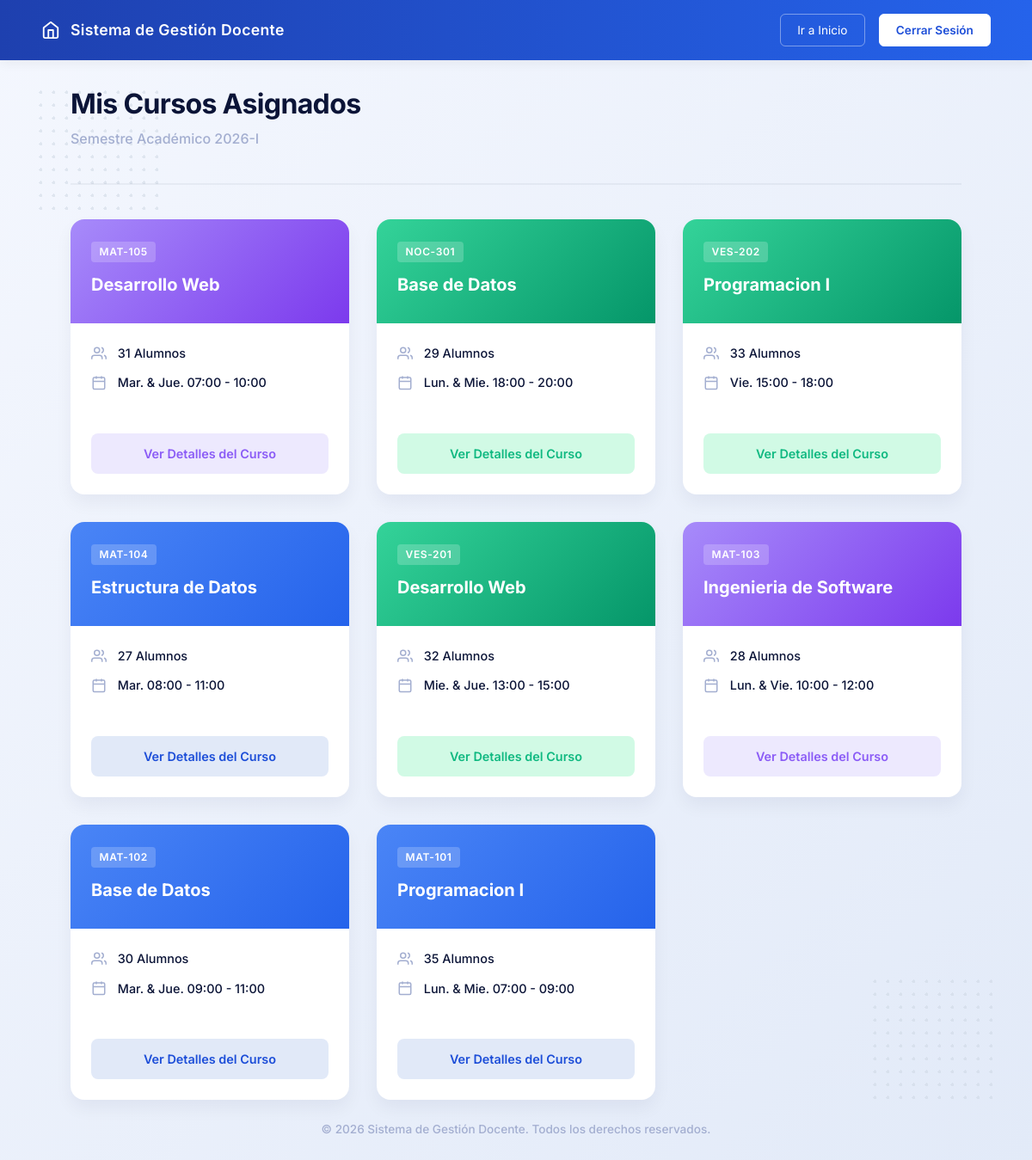
Screenshot of /routes/cursos.php with the database file from the repository.
### tables this page shows
CREATE TABLE cursos (
    id_curso INT(11) NOT NULL AUTO_INCREMENT,
    id_docente INT(11) NOT NULL,
    id_asignatura INT(11) NOT NULL,
    paralelo VARCHAR(10) NOT NULL,
    nombre VARCHAR(100) NOT NULL,
    horario VARCHAR(100) NOT NULL,
    descripcion VARCHAR(200) NOT NULL,
    cantidad_alumnos INT(11) NOT NULL DEFAULT 0,
    fecha_modificacion TIMESTAMP NOT NULL DEFAULT CURRENT_TIMESTAMP,
    fecha_creacion TIMESTAMP NOT NULL DEFAULT CURRENT_TIMESTAMP,
    estado ENUM('activo','inactivo') NOT NULL DEFAULT 'activo',

    PRIMARY KEY(id_curso),

    CONSTRAINT fk_curso_docente
        FOREIGN KEY(id_docente)
        REFERENCES docentes(id_docente),

    CONSTRAINT fk_curso_asignatura
        FOREIGN KEY(id_asignatura)
        REFERENCES asignaturas(id_asignatura)

);

### config/Conexion.php (called while the page is built)
<?php
class Conexion
{
    private static $conexion = null;
    public static function conectar()
    {
        if (self::$conexion == null) {
            try {
                self::$conexion = new PDO(
                    "mysql:host=localhost;port=3306;dbname=gestion_docentes_db;charset=utf8",
                    "root",
                    ""
                );
                self::$conexion->setAttribute(
                    PDO::ATTR_ERRMODE,
                    PDO::ERRMODE_EXCEPTION
                );
                self::$conexion->setAttribute(
                    PDO::ATTR_DEFAULT_FETCH_MODE,
                    PDO::FETCH_ASSOC
                );
            } catch (PDOException $e) {
                die("Error de conexión: " . $e->getMessage());
            }
        }
        return self::$conexion;
    }
}

### app/modelos/DocenteModelo.php (called while the page is built, shortened)
<?php
require_once 'config/Conexion.php';
class DocenteModelo
{
    private $conexion;
    public function __construct()
    {
        $this->conexion = Conexion::conectar();
    }
    public function buscarPorCedula($cedula)
    {
        $sql = "SELECT id_docente, cedula, primer_nombre, segundo_nombre, primer_apellido, segundo_apellido, fecha_creacion, especialidad, estado
                FROM docentes
                WHERE cedula = :cedula";
        $stmt = $this->conexion->prepare($sql);
        $stmt->execute([':cedula' => $cedula]);
        return $stmt->fetch(PDO::FETCH_ASSOC);
    }
}

### app/modelos/CursoModelo.php (called while the page is built, shortened)
<?php
require_once 'config/Conexion.php';
class CursoModelo
{
    private $conexion;
    public function __construct()
    {
        $this->conexion = Conexion::conectar();
    }
    public function listar(?int $id_docente = null)
    {
        $stmt = '';
        if (!$id_docente) {
            $sql = "SELECT c.id_curso, CONCAT(d.primer_nombre, ' ', d.primer_apellido) as docente,
                a.nombre as asignatura, c.nombre, c.paralelo, c.descripcion,
                c.paralelo, c.horario, c.cantidad_alumnos, c.fecha_creacion,
                c.fecha_modificacion, c.estado
                FROM cursos c
                JOIN docentes d ON c.id_docente = d.id_docente
                JOIN asignaturas a ON c.id_asignatura = a.id_asignatura
                ORDER BY c.id_curso DESC";
          $stmt = $this->conexion->query($sql);
        }
        return $stmt->fetchAll(PDO::FETCH_ASSOC);
    }
}

### app/vistas/curso/curso_listado.php (the view, shortened to what this page needs)
<?php
$menu = [
    "ruta" => "inicio",
    "nombre" => "Inicio"
];
require_once __DIR__."/../layout/header.php";
?>
    <div class="dot-pattern top-left"></div>
    <div class="dot-pattern bottom-right"></div>
    <main class="main-container content-align-top">
        <header class="section-header">
            <div>
                <h1 class="page-title">Mis Cursos Asignados</h1>
                <p class="page-subtitle">Semestre Académico 2026-I</p>
            </div>
        </header>
        <div class="course-list-grid">
            <?php foreach ($cursos as $curso):
              $colores = ["purple", "teal", "blue"];
              $colorId = random_int(0, count($colores) - 1);
              $colorSeleccionado = $colores[$colorId];
            ?>
            <div class="course-card">
                <div class="course-header bg-<?= $colorSeleccionado ?>">
                    <span class="course-code"><?php echo htmlspecialchars($curso['paralelo']); ?></span>
                    <h3><?php echo htmlspecialchars($curso['nombre']); ?></h3>
                </div>
                <div class="course-body">
                    <div class="course-info">
                        <div class="info-item">
                            <svg width="18" height="18" viewBox="0 0 24 24" fill="none" stroke="currentColor" stroke-width="2"><path d="M17 21v-2a4 4 0 0 0-4-4H5a4 4 0 0 0-4 4v2"/><circle cx="9" cy="7" r="4"/><path d="M23 21v-2a4 4 0 0 0-3-3.87"/><path d="M16 3.13a4 4 0 0 1 0 7.75"/></svg>
                            <span><?php echo htmlspecialchars($curso['cantidad_alumnos']); ?> Alumnos</span>
                        </div>
                        <div class="info-item">
                            <svg width="18" height="18" viewBox="0 0 24 24" fill="none" stroke="currentColor" stroke-width="2"><rect x="3" y="4" width="18" height="18" rx="2" ry="2"/><line x1="16" y1="2" x2="16" y2="6"/><line x1="8" y1="2" x2="8" y2="6"/><line x1="3" y1="10" x2="21" y2="10"/></svg>
                            <span><?php echo htmlspecialchars($curso['horario']); ?></span>
                        </div>
                    </div>
                </div>
                <div class="course-footer" style=" display: flex; flex-direction: column; gap: 10px;">
                    <a href="/gestion-docentes-web/cursos?accion=buscar&id_curso=<?= htmlspecialchars($curso['id_curso']) ?>"
                        class="btn-full btn-<?= $colorSeleccionado ?>">
                        Ver Detalles del Curso
                    </a>
                </div>
            </div>
        <?php endforeach; ?>
        </div>
    </main>
<?php require_once __DIR__."/../layout/footer.php" ?>

### routes/cursos.php (shortened to what this page needs)
<?php
$accion = $_GET["accion"] ?? "listar";
require_once __DIR__."/../app/controladores/CursoControlador.php";
$controlador = new CursoControlador();
switch ($accion) {
    case "listar":
        $controlador->listar();
        break;
}

### app/controladores/CursoControlador.php (shortened to what this page needs)
<?php
require_once __DIR__.'/../modelos/CursoModelo.php';
require_once __DIR__.'/../modelos/DocenteModelo.php';
class CursoControlador
{
    private CursoModelo $cursoModelo;
    private DocenteModelo $docenteModelo;
    public function __construct() {
        $this->cursoModelo = new CursoModelo();
        $this->docenteModelo = new DocenteModelo();
    }
    public function listar()
    {
        $usuario_session = $_SESSION["usuario"];
        if (strcmp($usuario_session["rol"], "administrador") != 0) {
            $docente = $this->docenteModelo->buscarPorCedula($usuario_session["cedula"]);
            $cursos = $this->cursoModelo->listar($docente["id_docente"]);
            require_once "app/vistas/curso/curso_listado.php";
        }
        else {
            $cursos = $this->cursoModelo->listar();
            require_once "app/vistas/curso/curso_listado_admin.php";
        }
    }
}

### app/vistas/layout/header.php (shortened to what this page needs)
<!DOCTYPE html>
<html lang="es">
<head>
    <link href="https://cdn.jsdelivr.net/npm/bootstrap@5.3.8/dist/css/bootstrap.min.css" rel="stylesheet">
    <link rel="stylesheet" href="<?= BASE_URL ?>/public/css/style.css?v=2">
</head>
<body class="home-body content-page">
    <nav class="navbar">
        <div class="nav-brand">
            <svg width="22" height="22" viewBox="0 0 24 24" fill="none" stroke="currentColor" stroke-width="2" stroke-linecap="round" stroke-linejoin="round"><path d="M3 9l9-7 9 7v11a2 2 0 0 1-2 2H5a2 2 0 0 1-2-2z"></path><polyline points="9 22 9 12 15 12 15 22"></polyline></svg>
            <span>Sistema de Gestión Docente</span>
        </div>
        <div class="nav-actions">
            <?php if (isset($menu)): ?>
                <a href="<?= BASE_URL ?>/<?= htmlspecialchars($menu['ruta']) ?>" class="btn-outline">Ir a <?= htmlspecialchars($menu["nombre"]) ?></a>
            <?php endif; ?>
            <a href="<?= BASE_URL ?>/auth?accion=logout" class="btn-white">Cerrar Sesión</a>
        </div>
    </nav>

### app/vistas/layout/footer.php (shortened to what this page needs)
    <footer class="footer mt-auto">
        <p>&copy; 2026 Sistema de Gestión Docente. Todos los derechos reservados.</p>
    </footer>
</body>
</html>

### public/css/style.css (style rules this page uses)
:root { --bg-gradient-start: #F4F7FE; --bg-gradient-end: #E2EAF8; --text-dark: #0B1437; --text-gray: #A3AED0; --card-bg: #FFFFFF; --border-color: #E2E8F0; --c-blue-light: #E1E9F8; --c-blue-main: #4361EE; --c-primary-light: #4A85F6; --c-primary-main: #1D4ED8; --c-teal-light: #D1FAE5; --c-teal-main: #10B981; --c-purple-light: #EDE9FE; --c-purple-main: #8B5CF6; --c-orange-light: #fef5e9; --c-orange-main: #f6975c; }
* { margin: 0; padding: 0; box-sizing: border-box; font-family: 'Inter', sans-serif; }
.home-body { background: linear-gradient(135deg, var(--bg-gradient-start) 0%, var(--bg-gradient-end) 100%); min-height: 100vh; display: flex; flex-direction: column; position: relative; }
.navbar { background: linear-gradient(90deg, #1E40AF 0%, #2563EB 100%); color: #FFFFFF; padding: 1rem 3rem; display: flex; justify-content: space-between; align-items: center; box-shadow: 0 4px 12px rgba(0, 0, 0, 0.05); z-index: 20; }
.nav-brand { display: flex; align-items: center; gap: 0.75rem; font-weight: 600; font-size: 1.1rem; letter-spacing: 0.02em; }
.nav-actions { display: flex; gap: 1rem; align-items: center; }
.btn-outline { background-color: transparent; color: #FFFFFF; border: 1px solid rgba(255, 255, 255, 0.4); padding: 0.5rem 1.2rem; text-decoration: none; font-size: 0.85rem; border-radius: 6px; transition: all 0.3s ease; }
.btn-white { background-color: #FFFFFF; color: var(--c-primary-main); border: 1px solid #FFFFFF; padding: 0.5rem 1.2rem; text-decoration: none; font-size: 0.85rem; font-weight: 600; border-radius: 6px; transition: all 0.3s ease; }
.main-container { flex: 1; width: 100%; max-width: 1100px; margin: 0 auto; padding: 0 2rem; position: relative; z-index: 10; display: flex; flex-direction: column; justify-content: center; }
.content-align-top { justify-content: flex-start !important; padding-top: 2rem !important; }
.dot-pattern { position: absolute; width: 150px; height: 150px; background-image: radial-gradient(circle, #CBD5E1 2px, transparent 2px); background-size: 15px 15px; opacity: 0.5; z-index: 1; }
.top-left { top: 100px; left: 40px; }
.bottom-right { bottom: 80px; right: 40px; }
.section-header { display: flex; justify-content: space-between; align-items: flex-end; margin-bottom: 2.5rem; border-bottom: 2px solid rgba(11, 20, 55, 0.05); padding-bottom: 1.5rem; }
.page-title { font-size: 2rem; font-weight: 700; color: var(--text-dark); letter-spacing: -0.02em; }
.page-subtitle { color: var(--text-gray); font-size: 1rem; font-weight: 500; }
.course-list-grid { display: grid; grid-template-columns: repeat(auto-fill, minmax(320px, 1fr)); gap: 2rem; }
.course-card { background-color: var(--card-bg); border-radius: 16px; overflow: hidden; box-shadow: 0 10px 20px rgba(11, 20, 55, 0.05); transition: transform 0.3s ease, box-shadow 0.3s ease; display: flex; flex-direction: column; }
.course-header { padding: 1.5rem; color: #FFFFFF; }
.bg-blue { background: linear-gradient(135deg, #4A85F6 0%, #2563EB 100%); }
.bg-purple { background: linear-gradient(135deg, #A78BFA 0%, #7C3AED 100%); }
.bg-teal { background: linear-gradient(135deg, #34D399 0%, #059669 100%); }
.course-code { background-color: rgba(255, 255, 255, 0.2); padding: 0.2rem 0.6rem; border-radius: 4px; font-size: 0.75rem; font-weight: 600; letter-spacing: 0.05em; display: inline-block; margin-bottom: 0.8rem; }
.course-header h3 { font-size: 1.25rem; font-weight: 700; line-height: 1.3; }
.course-body { padding: 1.5rem; flex: 1; }
.course-info { display: flex; flex-direction: column; gap: 0.8rem; margin-bottom: 1.5rem; }
.info-item { display: flex; align-items: center; gap: 0.8rem; color: var(--text-dark); font-size: 0.9rem; font-weight: 500; }
.info-item svg { color: var(--text-gray); }
.course-footer { padding: 0 1.5rem 1.5rem 1.5rem; display: flex; flex-direction: column; gap: 0.75rem; }
.btn-full { display: block; text-align: center; width: 100%; padding: 0.8rem; border-radius: 8px; text-decoration: none; font-weight: 600; font-size: 0.9rem; transition: all 0.3s ease; }
.btn-blue { background-color: var(--c-blue-light); color: var(--c-primary-main); }
.btn-purple { background-color: var(--c-purple-light); color: var(--c-purple-main); }
.btn-teal { background-color: var(--c-teal-light); color: var(--c-teal-main); }
.mt-auto { margin-top: auto; }
.footer { text-align: center; padding: 1.5rem; background-color: transparent; color: var(--text-gray); font-size: 0.85rem; font-weight: 500; z-index: 10; }

### rows the page displays
cursos: paralelo "MAT-105", nombre "Desarrollo Web", cantidad_alumnos "31", horario "Mar. & Jue. 07:00 - 10:00"
cursos: paralelo "NOC-301", nombre "Base de Datos", cantidad_alumnos "29", horario "Lun. & Mie. 18:00 - 20:00"
cursos: paralelo "VES-202", nombre "Programacion I", cantidad_alumnos "33", horario "Vie. 15:00 - 18:00"
cursos: paralelo "MAT-104", nombre "Estructura de Datos", cantidad_alumnos "27", horario "Mar. 08:00 - 11:00"
cursos: paralelo "VES-201", nombre "Desarrollo Web", cantidad_alumnos "32", horario "Mie. & Jue. 13:00 - 15:00"
cursos: paralelo "MAT-103", nombre "Ingenieria de Software", cantidad_alumnos "28", horario "Lun. & Vie. 10:00 - 12:00"
cursos: paralelo "MAT-102", nombre "Base de Datos", cantidad_alumnos "30", horario "Mar. & Jue. 09:00 - 11:00"
cursos: paralelo "MAT-101", nombre "Programacion I", cantidad_alumnos "35", horario "Lun. & Mie. 07:00 - 09:00"

### other values shown
$menu["nombre"] "Inicio"
